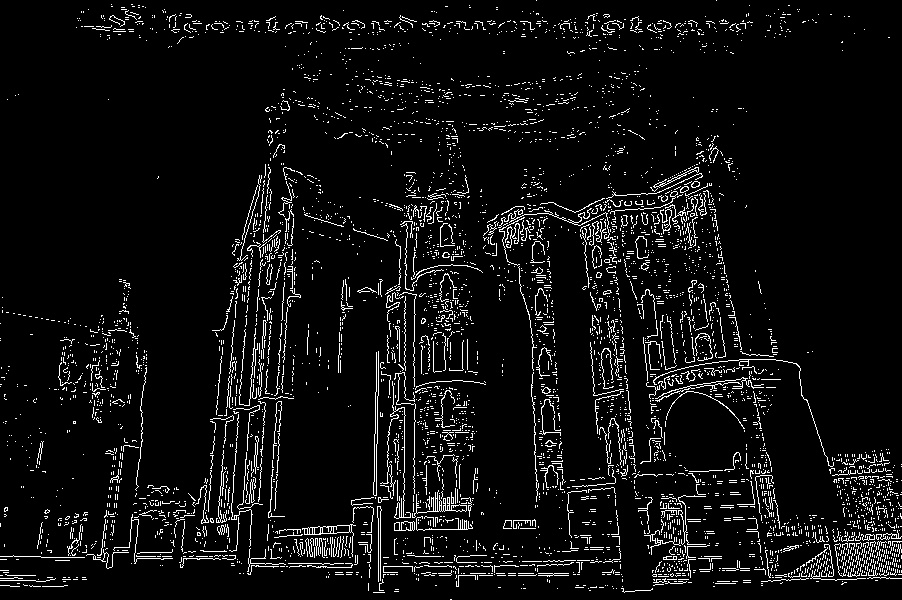
#> input picture hw1/Episcopal Gaudi/canny_400_400_img.jpg, 902 x 600 px; its folder holds only this picture in this run
$ python cv_hw_01_problem_02_SIFT_test_repeatability_sivvon_yoon.py
#> lines starting #> are read from the running program, lines starting #| are printed output that depends on the picture
# 2023 computer_vision_class_homework_01_sivvon
# 전자전기공학부 석사과정 윤시원 (2023000853)
# problem 2
# new project file
import os
import cv2 as cv
import time

# read the same img file I selected in Problem 1's project file code
image_dataset_dir = '/home/sivvon/Desktop/CV_Class_HW/Image Data/Episcopal Gaudi/'
save_dir = '/home/sivvon/Desktop/CV_Class_HW/repeatability/Episcopal Gaudi/'
# img_dir = '/home/sivvon/Desktop/CV_Class_HW/Image Data/Sleeping Beauty Castle Paris/5521226445_811b025f94_o.jpg'
# save_dir = '/home/sivvon/Desktop/CV_Class_HW/Sleeping Beauty Castle Paris_toshow/'

# just make directory to save different images to different direxctories
os.makedirs(save_dir, exist_ok=True)

# make image directories' list from datasets --> to check the repeatability of detectors (harris vs. FAST)

possible_img_extension = ['.jpg', '.jpeg', '.JPG', '.bmp', '.png']
img_path_list = []      # reset is crucial
for (root, dirs, files) in os.walk(image_dataset_dir):
    if len(files) > 0:
        for file_name in files:
            if os.path.splitext(file_name)[1] in possible_img_extension:
                img_path = root + '/' + file_name

                img_path = img_path.replace('\\', '/')
                img_path_list.append(img_path)


# problem 2-2
# choose FAST corner detector
# 01 : threshold 30
for i in img_path_list:
    image_name = i.split('/')[-1]
    image_name = image_name.split('.')[0]
    img = cv.imread(i)
#> img is the input picture: shape (600, 902, 3); min 0, max 255, mean 15.7
    img = cv.resize(img, (0,0), fx=0.3, fy=0.3)
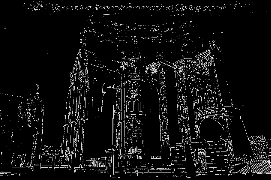
#> img: shape (180, 271, 3); min 0, max 255, mean 15.7
    sift = cv.SIFT_create()
    kps, desc = sift.detectAndCompute(img, None)
#> kps = 273 keypoints; strongest (x, y, size): (196, 126, 1.9), (155, 71, 2.1), (252, 142, 2), (204, 61, 2.3)
    sift_img_01 = img.copy()
    cv.imshow('test', sift_img_01)
#> (the run stopped early here; a loop or call above may not have finished)
